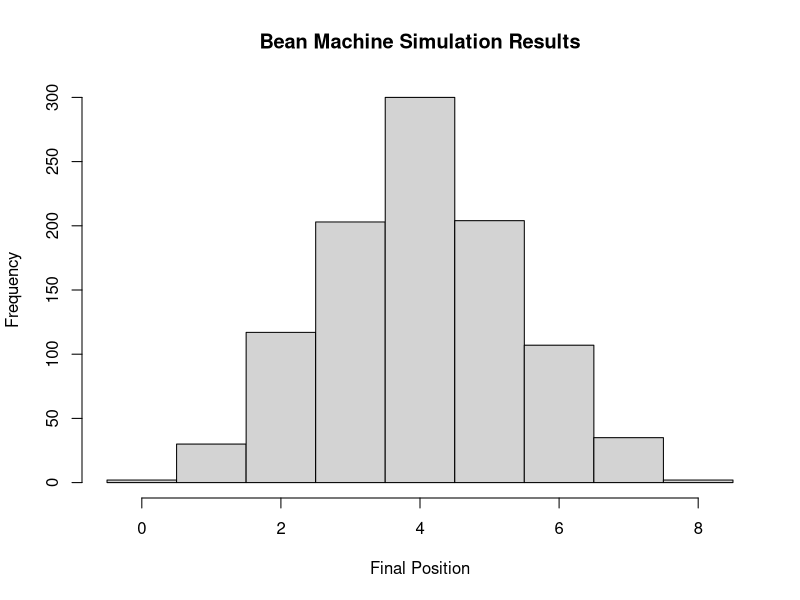

This figure's R source:
# Set the number of layers and trials
num_layers <- 8  # Number of layers in the bean machine
num_trials <- 1000  # Number of trials to simulate

# Initialize an empty vector to store the final positions of the beads
final_positions <- numeric(0)

# Simulate the bean machine for each trial
for (trial in 1:num_trials) {
  position <- 0  # Starting position at the top
  for (layer in 1:num_layers) {
    # Make a left (0) or right (1) decision randomly
    decision <- sample(0:1, 1)
    
    # Update the position based on the decision
    if (decision == 0) {
      position <- position  # Move left
    } else {
      position <- position + 1  # Move right
    }
  }
  # Append the final position to the results vector
  final_positions <- c(final_positions, position)
}

# Create a histogram to visualize the final positions
hist(final_positions, breaks = seq(-0.5, num_layers + 0.5, by = 1),
     main = "Bean Machine Simulation Results",
     xlab = "Final Position",
     ylab = "Frequency")

# Print the summary statistics of the final positions
summary(final_positions)

